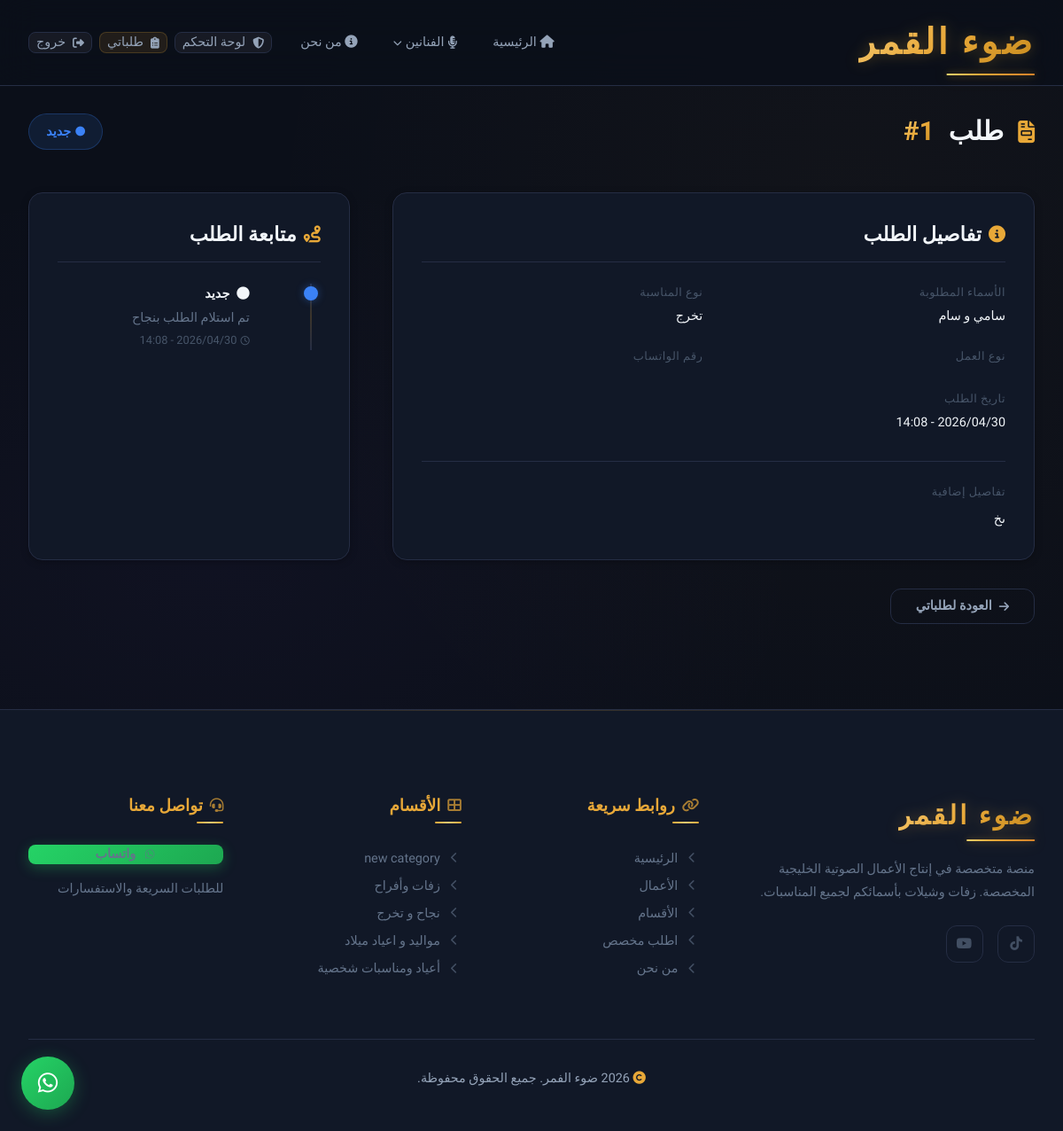
The app's page /dashboard/order/1 (signed in) with its own data.
### app/models.py (models this page shows, shortened)
class Order(db.Model):
    __tablename__ = 'orders'
    id = db.Column(db.Integer, primary_key=True)
    user_id = db.Column(db.Integer, db.ForeignKey('users.id'), nullable=True)
    guest_name = db.Column(db.String(100), nullable=True)
    guest_phone = db.Column(db.String(20), nullable=True)
    names_requested = db.Column(db.String(300), nullable=False)
    subcategory_id = db.Column(db.Integer, db.ForeignKey('categories.id'), nullable=True)
    occasion_type = db.Column(db.String(100), nullable=False) # يمكن استخدامه كاسم القسم المختار
    work_type = db.Column(db.String(50), nullable=False)
    reference_sample_id = db.Column(db.Integer, db.ForeignKey('samples.id'), nullable=True)
    details = db.Column(db.Text, nullable=True)
    whatsapp_number = db.Column(db.String(20), nullable=False)
    status = db.Column(db.String(20), default='new')
    created_at = db.Column(db.DateTime, default=lambda: datetime.now(timezone.utc))
    updated_at = db.Column(db.DateTime, default=lambda: datetime.now(timezone.utc),
                           onupdate=lambda: datetime.now(timezone.utc))
    reference_sample = db.relationship('Sample', backref='orders')
    category = db.relationship('Category', foreign_keys=[subcategory_id])
    tracking_updates = db.relationship('TrackingUpdate', backref='order',
                                       lazy='dynamic', order_by='TrackingUpdate.created_at.desc()')
    @property
    def status_label(self):
        labels = {'new': 'جديد', 'in_progress': 'قيد التنفيذ', 'delivered': 'تم التسليم'}
        return labels.get(self.status, self.status)
    @property
    def status_color(self):
        colors = {'new': 'info', 'in_progress': 'warning', 'delivered': 'success'}
        return colors.get(self.status, 'info')

class TrackingUpdate(db.Model):
    __tablename__ = 'tracking_updates'
    id = db.Column(db.Integer, primary_key=True)
    order_id = db.Column(db.Integer, db.ForeignKey('orders.id'), nullable=False)
    status = db.Column(db.String(20), nullable=False)
    note = db.Column(db.Text, nullable=True)
    created_at = db.Column(db.DateTime, default=lambda: datetime.now(timezone.utc))
    @property
    def status_label(self):
        labels = {'new': 'جديد', 'in_progress': 'قيد التنفيذ', 'delivered': 'تم التسليم'}
        return labels.get(self.status, self.status)

class Category(db.Model):
    __tablename__ = 'categories'
    id = db.Column(db.Integer, primary_key=True)
    name = db.Column(db.String(100), nullable=False)
    slug = db.Column(db.String(100), unique=True, nullable=False)
    description = db.Column(db.Text, nullable=True)
    icon = db.Column(db.String(50), nullable=True)
    sort_order = db.Column(db.Integer, default=0)
    parent_id = db.Column(db.Integer, db.ForeignKey('categories.id'), nullable=True)
    subcategories = db.relationship(
        'Category',
        backref=db.backref('parent', remote_side=[id]),
        lazy='dynamic'
    )
    samples = db.relationship('Sample', backref='category', lazy='dynamic')

### app/routes/orders.py (the view)
@orders_bp.route('/dashboard/order/<int:order_id>')
@login_required
def order_detail(order_id):
    order = Order.query.filter_by(id=order_id, user_id=current_user.id).first_or_404()
    tracking = order.tracking_updates.order_by(TrackingUpdate.created_at.asc()).all()
    return render_template('dashboard/order_detail.html', order=order, tracking=tracking)

### app/templates/dashboard/order_detail.html (shortened to what this page needs)
{% extends "base.html" %}
{% block content %}
<section class="dashboard-page">
    <div class="container">
        <div class="dashboard-header">
            <h1><i class="fas fa-file-invoice"></i> طلب <span class="accent-text">#{{ order.id }}</span></h1>
            <span class="badge badge-{{ order.status_color }}" style="font-size: var(--fs-sm); padding: 0.5rem 1.2rem;">
                {% if order.status == 'new' %}<i class="fas fa-circle"></i>
                {% elif order.status == 'in_progress' %}<i class="fas fa-spinner"></i>
                {% else %}<i class="fas fa-check-circle"></i>{% endif %}
                {{ order.status_label }}
            </span>
        </div>
        <div class="order-detail">
            <div class="order-info-card animate-on-scroll">
                <h2><i class="fas fa-info-circle"></i> تفاصيل الطلب</h2>
                <div class="order-info-grid">
                    <div class="order-info-item">
                        <div class="order-info-item__label">الأسماء المطلوبة</div>
                        <div class="order-info-item__value">{{ order.names_requested }}</div>
                    </div>
                    <div class="order-info-item">
                        <div class="order-info-item__label">نوع المناسبة</div>
                        <div class="order-info-item__value">{{ order.occasion_type }}</div>
                    </div>
                    <div class="order-info-item">
                        <div class="order-info-item__label">نوع العمل</div>
                    </div>
                    <div class="order-info-item">
                        <div class="order-info-item__label">رقم الواتساب</div>
                    </div>
                    <div class="order-info-item">
                        <div class="order-info-item__label">تاريخ الطلب</div>
                        <div class="order-info-item__value">{{ order.created_at.strftime('%Y/%m/%d - %H:%M') }}</div>
                    </div>
                </div>
                {% if order.details %}
                <div style="margin-top: var(--space-xl); padding-top: var(--space-lg); border-top: 1px solid var(--bg-border);">
                    <div class="order-info-item">
                        <div class="order-info-item__label">تفاصيل إضافية</div>
                        <div class="order-info-item__value" style="margin-top: var(--space-sm); line-height: var(--lh-relaxed);">{{ order.details }}</div>
                    </div>
                </div>
                {% endif %}
            </div>
            <div class="order-info-card animate-on-scroll">
                <h2><i class="fas fa-route"></i> متابعة الطلب</h2>
                {% if tracking %}
                <div class="timeline">
                    {% for update in tracking %}
                    <div class="timeline-item timeline-item--{{ 'success' if update.status == 'delivered' else ('warning' if update.status == 'in_progress' else 'info') }}">
                        <div class="timeline-item__dot"></div>
                        <div class="timeline-item__status">
                            {% if update.status == 'new' %}<i class="fas fa-circle"></i>
                            {% elif update.status == 'in_progress' %}<i class="fas fa-cog fa-spin"></i>
                            {% else %}<i class="fas fa-check-circle"></i>{% endif %}
                            {{ update.status_label }}
                        </div>
                        {% if update.note %}
                        <div class="timeline-item__note">{{ update.note }}</div>
                        {% endif %}
                        <div class="timeline-item__date"><i class="far fa-clock"></i> {{ update.created_at.strftime('%Y/%m/%d - %H:%M') }}</div>
                    </div>
                    {% endfor %}
                </div>
                {% else %}
                <p style="color: var(--text-tertiary); font-size: var(--fs-sm);">لا توجد تحديثات بعد</p>
                {% endif %}
            </div>
        </div>
        <div style="margin-top: var(--space-xl);">
            <a href="{{ url_for('orders.dashboard') }}" class="btn btn-outline">
                <i class="fas fa-arrow-right"></i> العودة لطلباتي
            </a>
        </div>
    </div>
</section>
{% endblock %}

### app/templates/base.html (shortened to what this page needs)
<!DOCTYPE html>
<html lang="ar" dir="rtl">
<head>
    <link rel="stylesheet"
          href="https://cdnjs.cloudflare.com/ajax/libs/font-awesome/6.5.1/css/all.min.css"
          onerror="this.onerror=null;this.href='https://cdn.jsdelivr.net/npm/@fortawesome/fontawesome-free@6.5.1/css/all.min.css';" />
    <link rel="stylesheet" href="{{ url_for('static', filename='css/variables.css') }}">
    <link rel="stylesheet" href="{{ url_for('static', filename='css/base.css') }}">
    <link rel="stylesheet" href="{{ url_for('static', filename='css/components.css') }}">
    <link rel="stylesheet" href="{{ url_for('static', filename='css/pages.css') }}">
</head>
<body>
    <nav class="navbar" id="navbar">
        <div class="container">
            <a href="{{ url_for('main.index') }}" class="logo">ضوء القمر</a>
            <div class="nav-links" id="navLinks">
                <a href="{{ url_for('main.index') }}" class="{% if request.endpoint == 'main.index' %}active{% endif %}">
                    <i class="fas fa-home"></i> الرئيسية
                </a>
                <details class="nav-dropdown {% if request.endpoint == 'main.singer' %}active{% endif %}">
                    <summary class="nav-dropdown__summary">
                        <i class="fas fa-microphone-lines"></i> الفنانين
                        <i class="fas fa-chevron-down nav-dropdown__chevron"></i>
                    </summary>
                </details>
                <a href="{{ url_for('main.about') }}" class="{% if request.endpoint == 'main.about' %}active{% endif %}">
                    <i class="fas fa-info-circle"></i> من نحن
                </a>
                <div class="nav-auth">
                    {% if current_user.is_authenticated %}
                        {% if current_user.is_admin %}
                            <a href="{{ url_for('admin.dashboard') }}" class="btn btn-sm btn-ghost">
                                <i class="fas fa-shield-halved"></i> لوحة التحكم
                            </a>
                        {% endif %}
                        <a href="{{ url_for('orders.dashboard') }}" class="btn btn-sm btn-secondary">
                            <i class="fas fa-clipboard-list"></i> طلباتي
                        </a>
                        <a href="{{ url_for('auth.logout') }}" class="btn btn-sm btn-ghost">
                            <i class="fas fa-sign-out-alt"></i> خروج
                        </a>
                    {% endif %}
                </div>
            </div>
        </div>
    </nav>
    <main>
        {% block content %}{% endblock %}
    </main>
    <footer class="footer">
        <div class="container">
            <div class="footer-grid">
                <div class="footer-col footer-brand">
                    <div class="logo" style="margin-bottom: var(--space-lg); font-size: var(--fs-xl); display: inline-block;">ضوء القمر</div>
                    <p>منصة متخصصة في إنتاج الأعمال الصوتية الخليجية المخصصة. زفات وشيلات بأسمائكم لجميع المناسبات.</p>
                    <div class="footer-social">
                        <a href="https://www.tiktok.com/@.bo6b?_r=1&_t=ZS-95rwLRkdma8" aria-label="TikTok">
                            <i class="fab fa-tiktok"></i>
                        </a>
                        <a href="https://youtube.com/@zaffat-f9o?si=nrIe7QA_RzNBtxz0" aria-label="YouTube">
                            <i class="fab fa-youtube"></i>
                        </a>
                    </div>
                </div>
                <div class="footer-col">
                    <h4 class="footer-col__title"><i class="fas fa-link"></i> روابط سريعة</h4>
                    <a href="{{ url_for('main.index') }}"><i class="fas fa-chevron-left"></i> الرئيسية</a>
                    <a href="{{ url_for('main.index') }}#featured"><i class="fas fa-chevron-left"></i> الأعمال</a>
                    <a href="{{ url_for('main.index') }}#categories"><i class="fas fa-chevron-left"></i> الأقسام</a>
                    <a href="{{ url_for('orders.new_order') }}"><i class="fas fa-chevron-left"></i> اطلب مخصص</a>
                    <a href="{{ url_for('main.about') }}"><i class="fas fa-chevron-left"></i> من نحن</a>
                </div>
                <div class="footer-col">
                    <h4 class="footer-col__title"><i class="fas fa-th-large"></i> الأقسام</h4>
                    {% for category in footer_categories %}
                    <a href="{{ url_for('main.category', slug=category.slug) }}"><i class="fas fa-chevron-left"></i> {{ category.name }}</a>
                    {% endfor %}
                </div>
                <div class="footer-col">
                    <h4 class="footer-col__title"><i class="fas fa-headset"></i> تواصل معنا</h4>
                    <a href="https://wa.me/{{ whatsapp_number.replace('+', '') }}" target="_blank" class="btn btn-whatsapp btn-sm" style="margin-bottom: var(--space-md);">
                        <i class="fab fa-whatsapp"></i> واتساب
                    </a>
                    <p style="font-size: var(--fs-sm); color: var(--text-tertiary);">للطلبات السريعة والاستفسارات</p>
                </div>
            </div>
            <div class="footer-bottom">
                <p><i class="fas fa-copyright"></i> {{ brand_year }} {{ brand_name }}. جميع الحقوق محفوظة.</p>
            </div>
        </div>
    </footer>
    <a href="https://wa.me/{{ whatsapp_number.replace('+', '') }}" target="_blank" class="whatsapp-float" aria-label="تواصل واتساب">
        <i class="fab fa-whatsapp"></i>
    </a>
</body>
</html>

### app/static/css/variables.css (style rules this page uses)
:root { --accent: #E8A838; --accent-light: #F5C871; --accent-dark: #C78B1E; --accent-glow: rgba(232, 168, 56, 0.35); --accent-5: rgba(232, 168, 56, 0.05); --accent-10: rgba(232, 168, 56, 0.10); --accent-15: rgba(232, 168, 56, 0.15); --accent-20: rgba(232, 168, 56, 0.20); --gradient-accent: linear-gradient(135deg, #E8A838 0%, #F5C871 50%, #E8A838 100%); --gradient-accent-btn: linear-gradient(135deg, #E8A838 0%, #C78B1E 100%); --gradient-accent-text: linear-gradient(135deg, #F5C871, #E8A838, #C78B1E); --gradient-accent-vivid: linear-gradient(135deg, #F2D06B 0%, #E8A838 40%, #D4822A 100%); --secondary: #8B5CF6; --secondary-light: #A78BFA; --secondary-dark: #7C3AED; --secondary-glow: rgba(139, 92, 246, 0.25); --secondary-10: rgba(139, 92, 246, 0.10); --tertiary: #14B8A6; --tertiary-glow: rgba(20, 184, 166, 0.2); --bg-base: #0B0F19; --bg-card: #111827; --bg-elevated: #1A2035; --bg-hover: #1E2642; --bg-border: #252D44; --bg-border-light: #2E3A56; --text-primary: #F1F5F9; --text-secondary: #94A3B8; --text-tertiary: #64748B; --text-dim: #475569; --success: #22C55E; --success-bg: rgba(34, 197, 94, 0.12); --success-border: rgba(34, 197, 94, 0.25); --warning: #F59E0B; --warning-bg: rgba(245, 158, 11, 0.12); --warning-border: rgba(245, 158, 11, 0.25); --info: #3B82F6; --info-bg: rgba(59, 130, 246, 0.12); --info-border: rgba(59, 130, 246, 0.25); --error: #EF4444; --error-bg: rgba(239, 68, 68, 0.12); --error-border: rgba(239, 68, 68, 0.25); --whatsapp: #25D366; --whatsapp-dark: #1DA851; --whatsapp-glow: rgba(37, 211, 102, 0.3); --font-primary: 'Tajawal', 'Segoe UI', sans-serif; --fs-xs: clamp(0.7rem, 0.65rem + 0.25vw, 0.8rem); --fs-sm: clamp(0.8rem, 0.75rem + 0.3vw, 0.9rem); --fs-base: clamp(0.9rem, 0.85rem + 0.35vw, 1rem); --fs-md: clamp(1rem, 0.9rem + 0.5vw, 1.15rem); --fs-lg: clamp(1.15rem, 1rem + 0.7vw, 1.4rem); --fs-xl: clamp(1.4rem, 1.15rem + 1.2vw, 1.85rem); --fs-2xl: clamp(1.75rem, 1.35rem + 2vw, 2.5rem); --fs-3xl: clamp(2.2rem, 1.5rem + 3.5vw, 3.5rem); --fs-hero: clamp(2rem, 1.2rem + 4vw, 3.8rem); --fw-light: 300; --fw-regular: 400; --fw-medium: 500; --fw-bold: 700; --fw-black: 900; --lh-tight: 1.3; --lh-normal: 1.6; --lh-relaxed: 1.8; --space-xs: 0.25rem; --space-sm: 0.5rem; --space-md: 1rem; --space-lg: 1.5rem; --space-xl: 2rem; --space-2xl: 3rem; --space-3xl: 4rem; --space-4xl: 6rem; --space-section: clamp(3rem, 2rem + 5vw, 6rem); --container-max: 1200px; --container-padding: clamp(1rem, 3vw, 2rem); --radius-sm: 8px; --radius-md: 12px; --radius-lg: 16px; --radius-xl: 24px; --radius-full: 9999px; --shadow-sm: 0 2px 8px rgba(0, 0, 0, 0.25); --shadow-md: 0 4px 24px rgba(0, 0, 0, 0.35); --shadow-lg: 0 8px 40px rgba(0, 0, 0, 0.45); --shadow-accent: 0 4px 25px rgba(232, 168, 56, 0.2); --shadow-accent-lg: 0 8px 40px rgba(232, 168, 56, 0.25); --shadow-card: 0 4px 20px rgba(0, 0, 0, 0.3); --shadow-card-hover: 0 12px 40px rgba(0, 0, 0, 0.4), 0 0 0 1px rgba(232, 168, 56, 0.1); --glass-bg: rgba(11, 15, 25, 0.8); --glass-bg-heavy: rgba(11, 15, 25, 0.92); --glass-border: rgba(232, 168, 56, 0.12); --glass-blur: 20px; --transition-fast: 0.15s ease; --transition-base: 0.3s cubic-bezier(0.4, 0, 0.2, 1); --transition-slow: 0.5s cubic-bezier(0.4, 0, 0.2, 1); --transition-spring: 0.5s cubic-bezier(0.175, 0.885, 0.32, 1.275); --z-dropdown: 100; --z-sticky: 200; --z-nav: 300; --z-modal: 400; --z-whatsapp: 500; }

### records on screen
Order: id "1", status_label "جديد", names_requested "سامي و سام", occasion_type "تخرج", created_at "2026/04/30 - 14:08", details "ىخ"
TrackingUpdate: status_label "جديد", note "تم استلام الطلب بنجاح", created_at "2026/04/30 - 14:08"
Category: name "new category"
Category: name "زفات وأفراح"
Category: name "نجاح و تخرج"
Category: name "مواليد و اعياد ميلاد"
Category: name "أعياد ومناسبات شخصية"

### other values on screen
{{ brand_name }} "ضوء الفمر"
